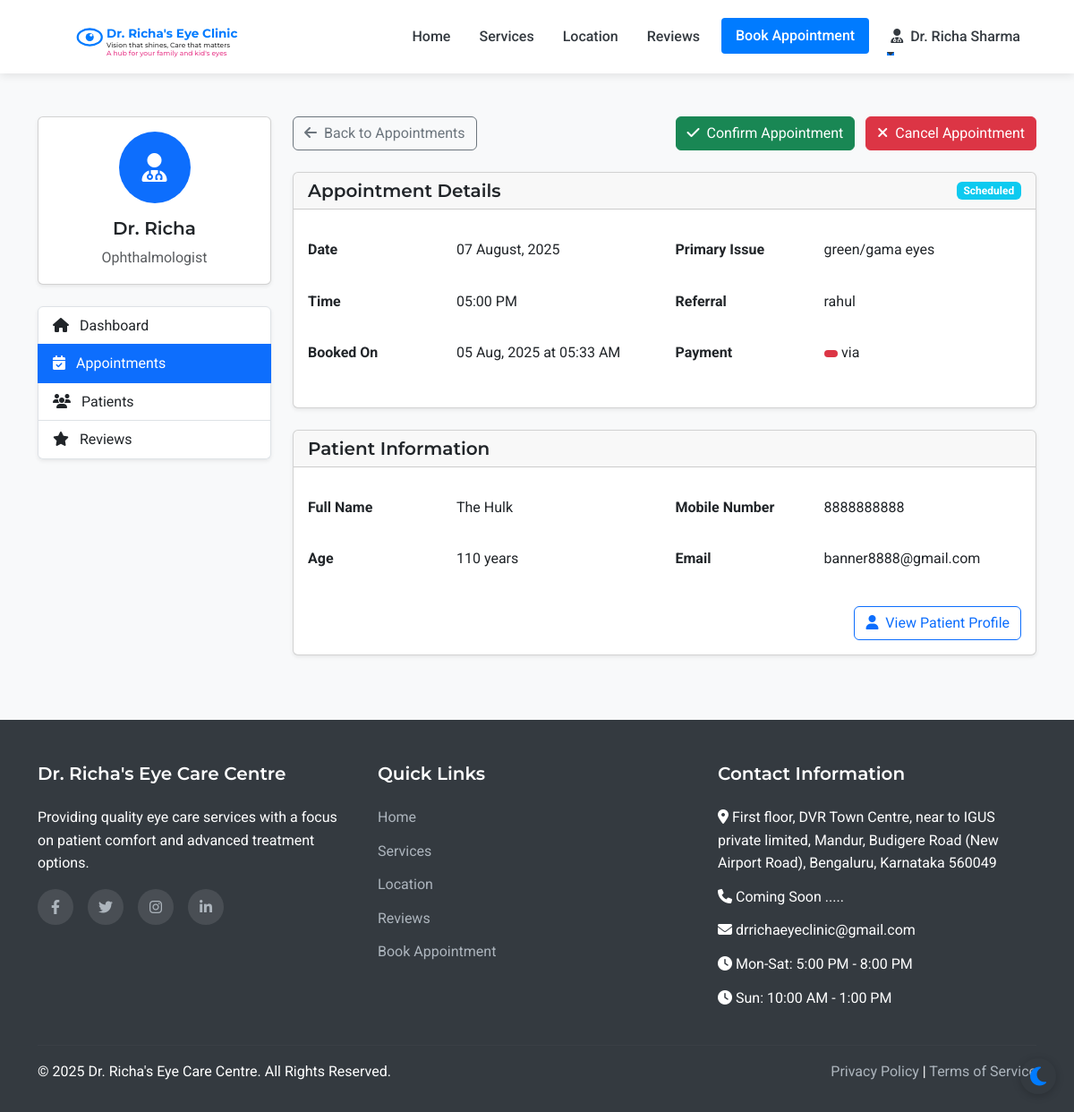
The page /admin/appointment/6 (signed in) on the database as committed earlier.
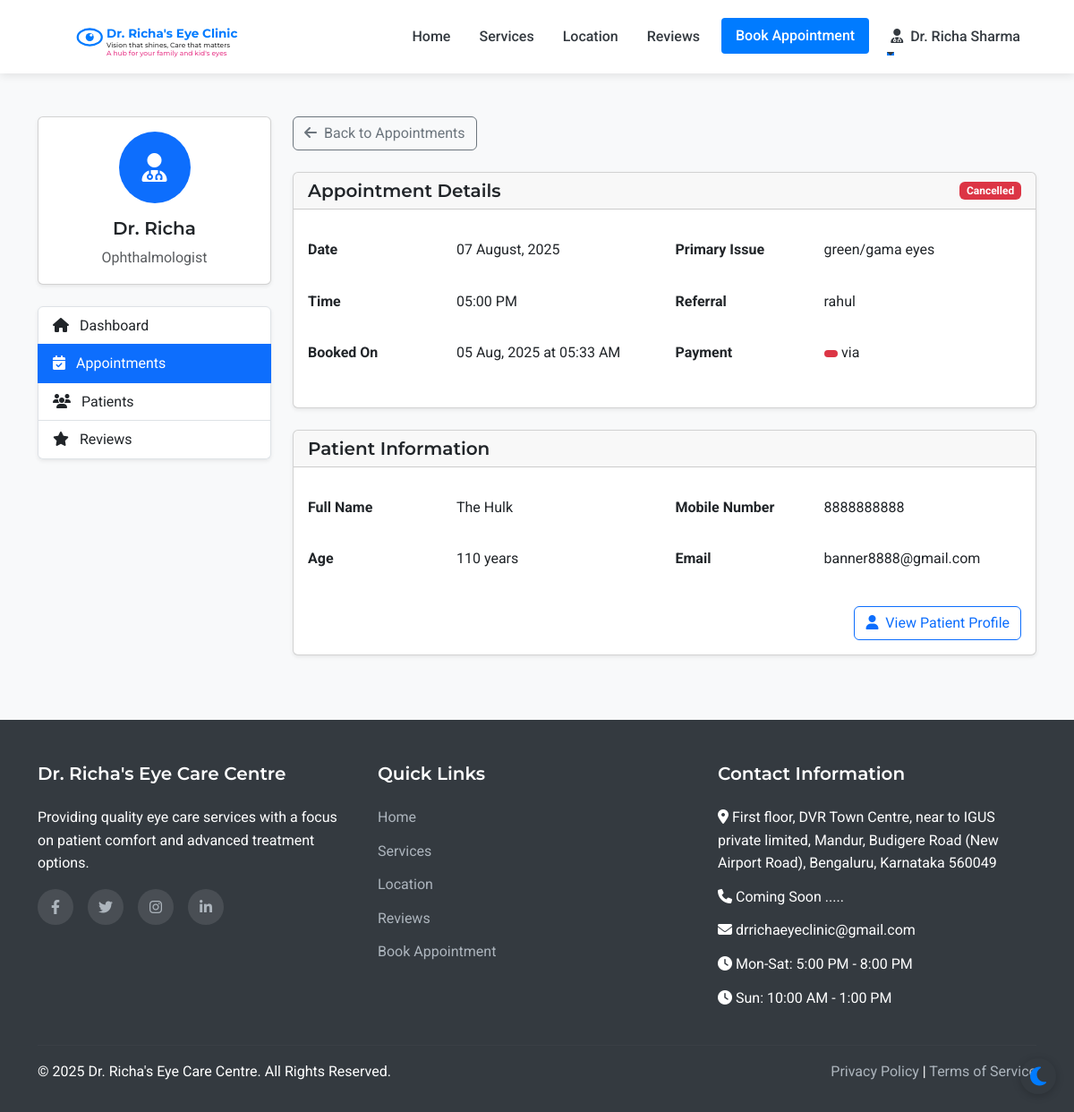
The same page on the database as committed later.
### models.py (models this page shows, shortened)
class Appointment(db.Model):
    id = db.Column(db.Integer, primary_key=True)
    patient_id = db.Column(db.Integer, db.ForeignKey('patient.id'), nullable=False)
    appointment_date = db.Column(db.Date, nullable=False)
    appointment_time = db.Column(db.Time, nullable=False)
    primary_issue = db.Column(db.Text, nullable=True)
    referral_info = db.Column(db.String(255), nullable=True)
    status = db.Column(db.String(20), default='scheduled')  # scheduled, completed, cancelled
    created_at = db.Column(db.DateTime, default=datetime.utcnow)
    consultation_fee = db.Column(db.Float, nullable=False, default=500.0)
    payment_status = db.Column(db.String(20), default='pending')  # pending, paid

### routes.py (the view, shortened to what this page needs)
@app.route('/admin/appointment/<int:appointment_id>', methods=['GET', 'POST'])
@login_required
def admin_appointment_view(appointment_id):
    if not (isinstance(current_user, Admin) or isinstance(current_user, Assistant) or isinstance(current_user, Doctor)):
        flash('Access denied. Staff privileges required.', 'danger')
        return redirect(url_for('index'))
    appointment = Appointment.query.get_or_404(appointment_id)
    medical_record = MedicalRecord.query.filter_by(appointment_id=appointment_id).first()
    has_medical_record = medical_record is not None
    return render_template('admin/appointment_view.html', appointment=appointment, medical_record=medical_record, has_medical_record=has_medical_record)

### app.py (called while the page is built)
@login_manager.user_loader
def load_user(user_id):
    from models import Doctor, Assistant, Admin, Patient
    try:
        if user_id.startswith('doctor_'):
            return Doctor.query.get(int(user_id.split('_')[1]))
        elif user_id.startswith('assistant_'):
            return Assistant.query.get(int(user_id.split('_')[1]))
        elif user_id.startswith('admin_'):
            return Admin.query.get(int(user_id.split('_')[1]))
        else:
            return Patient.query.get(int(user_id))
    except (ValueError, AttributeError):
        return None

### routes.py (called while the page is built)
@app.context_processor
def inject_now():
    return {'now': datetime.now()}

### templates/admin/appointment_view.html (shortened to what the changed rows need)
{% extends 'layout.html' %}
{% block content %}
<section class="py-5 bg-light">
    <div class="container">
        <div class="row">
            <div class="col-lg-9">
                <div class="d-flex justify-content-between align-items-center mb-4">
                    <div>
                        {% if appointment.status == 'scheduled' %}
                            <form method="POST" action="{{ url_for('admin_appointment_view', appointment_id=appointment.id) }}" class="d-inline">
                                <button type="submit" class="btn btn-success me-2">
                                    <i class="fas fa-check me-1"></i> Confirm Appointment
                                </button>
                            </form>
                            <form method="POST" action="{{ url_for('admin_appointment_view', appointment_id=appointment.id) }}" class="d-inline">
                                <button type="submit" class="btn btn-danger">
                                    <i class="fas fa-times me-1"></i> Cancel Appointment
                                </button>
                            </form>
                        {% endif %}
                    </div>
                </div>
                <div class="card shadow-sm mb-4">
                    <div class="card-header d-flex justify-content-between align-items-center">
                        <h5 class="mb-0">Appointment Details</h5>
                        <span class="badge {% if appointment.status == 'scheduled' %}bg-info{% elif appointment.status == 'completed' %}bg-success{% elif appointment.status == 'cancelled' %}bg-danger{% endif %}">
                            {{ appointment.status|title }}
                        </span>
                    </div>
                    <div class="card-body">
                        <div class="row">
                            <div class="col-md-6">
                                <table class="table table-borderless">
                                    <tr>
                                        <th class="ps-0" style="width: 150px;">Date</th>
                                        <td>{{ appointment.appointment_date.strftime('%d %B, %Y') }}</td>
                                    </tr>
                                    <tr>
                                        <th class="ps-0">Time</th>
                                        <td>{{ appointment.appointment_time.strftime('%I:%M %p') }}</td>
                                    </tr>
                                    <tr>
                                        <th class="ps-0">Booked On</th>
                                        <td>{{ appointment.created_at.strftime('%d %b, %Y at %I:%M %p') }}</td>
                                    </tr>
                                </table>
                            </div>
                            <div class="col-md-6">
                                <table class="table table-borderless">
                                    <tr>
                                        <th class="ps-0" style="width: 150px;">Primary Issue</th>
                                        <td>{{ appointment.primary_issue or 'Not specified' }}</td>
                                    </tr>
                                    <tr>
                                        <th class="ps-0">Referral</th>
                                        <td>{{ appointment.referral_info or 'None' }}</td>
                                    </tr>
                                    {% if appointment.payment %}
                                    <tr>
                                        <th class="ps-0">Payment</th>
                                    </tr>
                                    {% endif %}
                                </table>
                            </div>
                        </div>
                    </div>
                </div>
                <div class="card shadow-sm mb-4">
                    <div class="card-body">
                        <div class="row">
                            <div class="col-md-6">
                                <table class="table table-borderless">
                                    <tr>
                                        <th class="ps-0" style="width: 150px;">Full Name</th>
                                    </tr>
                                    <tr>
                                        <th class="ps-0">Age</th>
                                    </tr>
                                </table>
                            </div>
                            <div class="col-md-6">
                                <table class="table table-borderless">
                                    <tr>
                                        <th class="ps-0" style="width: 150px;">Mobile Number</th>
                                    </tr>
                                    <tr>
                                        <th class="ps-0">Email</th>
                                    </tr>
                                </table>
                            </div>
                        </div>
                    </div>
                </div>
            </div>
        </div>
    </div>
</section>
{% endblock %}

Rows that differ between the two databases and show on the page:
changed Appointment "05:00 PM": status "Scheduled" → "Cancelled"
Other text that changed with them:
text no longer shown: "Confirm Appointment Cancel Appointment"
